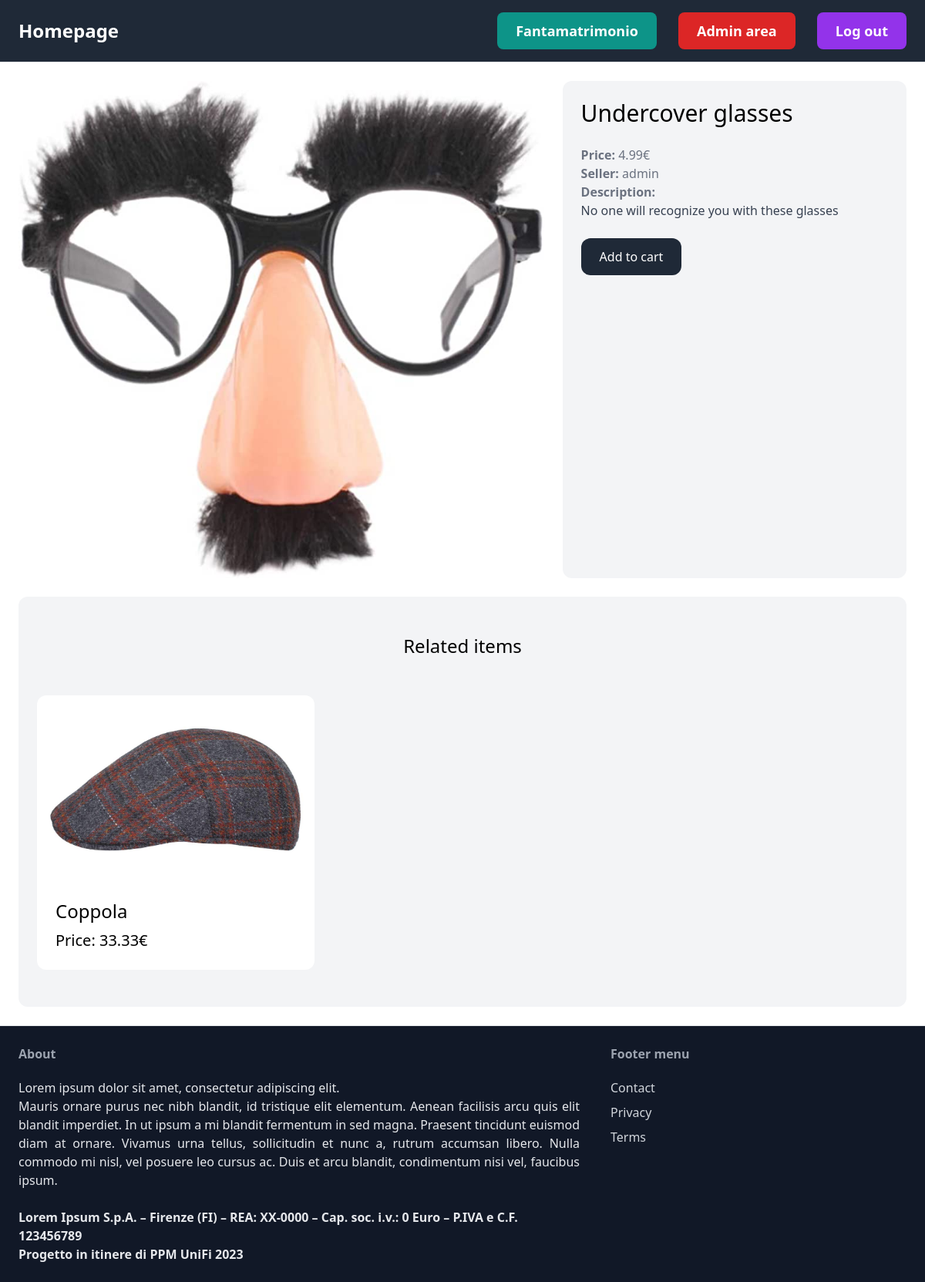
The page /items/4/ (signed in) on the database its author committed.
### item/models.py (models this page shows, shortened)
class Item(models.Model):
    category = models.ForeignKey('Category', related_name='items', on_delete=models.CASCADE)
    name = models.CharField(max_length=255)
    description = models.TextField(blank=True, null=True)
    price = models.FloatField()
    image = models.ImageField(upload_to='items_images', blank=True, null=True)
    is_sold = models.BooleanField(default=False)
    created_at = models.DateTimeField(auto_now_add=True)
    created_by = models.ForeignKey(User, related_name='items', on_delete=models.CASCADE)
    class Meta:
        ordering = ('name',)

### item/views.py (the view)
# urls.py: path('<int:pk>/', views.detail, name='detail'),
def detail(request, pk):
    item = get_object_or_404(Item, pk=pk)
    related_items = Item.objects.filter(category=item.category, is_sold=False).exclude(pk=pk)[0:3]
    return render(request, 'item/detail.html', {'item': item, 'related_items': related_items})

### item/templates/item/detail.html (shortened to what this page needs)
{% extends 'core/base.html' %}
{% block content %}
    <div class="grid grid-cols-5 gap-6">
        <div class="col-span-3">
            <img src="{{ item.image.url }}" alt="{{ item.name }}" class="rounded-xl">
        </div>
        <div class="col-span-2 p-6 bg-gray-100 rounded-xl">
            <h1 class="mb-6 text-3xl">{{ item.name }}</h1>
            <p class="text-gray-500"><strong>Price: </strong>{{ item.price }}€</p>
            <p class="text-gray-500"><strong>Seller: </strong>{{ item.created_by.username }}</p>
            {% if item.description %}
            <p class="text-gray-700">
                <strong class="text-gray-500">Description: </strong><br>
                {{ item.description }}
            </p>
            {% endif %}
            {% if request.user.is_authenticated %}
                <form action="{% url 'core:add_to_cart' item.id %}" method="POST">
                    <button type="submit" class="inline-block mt-6 px-6 py-3 bg-gray-800 text-white rounded-xl">Add to cart</button>
                </form>
            {% else %}
                <button onclick="alert('Please login or register to add items to your cart.')" class="inline-block mt-6 px-6 py-3 bg-gray-800 text-white rounded-xl">Add to cart</button>
            {% endif %}
        </div>
    </div>
    <div class="mt-6 px-6 py-12 bg-gray-100 rounded-xl">
        <h2 class="mb-12 text-2xl text-center">Related items</h2>
        <div class="grid grid-cols-3 gap-3">
            {% for item in related_items %}
                <div>
                    <a href="{% url 'item:detail' item.id %}">
                        <div>
                            <img src="{{ item.image.url }}" alt="{{ item.name }}" class="rounded-t-xl">
                        </div>
                        <div class="p-6 bg-white rounded-b-xl">
                            <h3 class="text-2xl">{{ item.name }}</h3>
                            <p class="mt-2 text-xl">Price: {{ item.price }}€</p>
                        </div>
                    </a>
                </div>
            {% endfor %}
        </div>
    </div>
{% endblock %}

### rows shown on the page
Item: image (picture), name "Undercover glasses", price "4.99", created_by.username "admin", description "No one will recognize you with these glasses"
Item: image (picture), name "Coppola", price "33.33"
